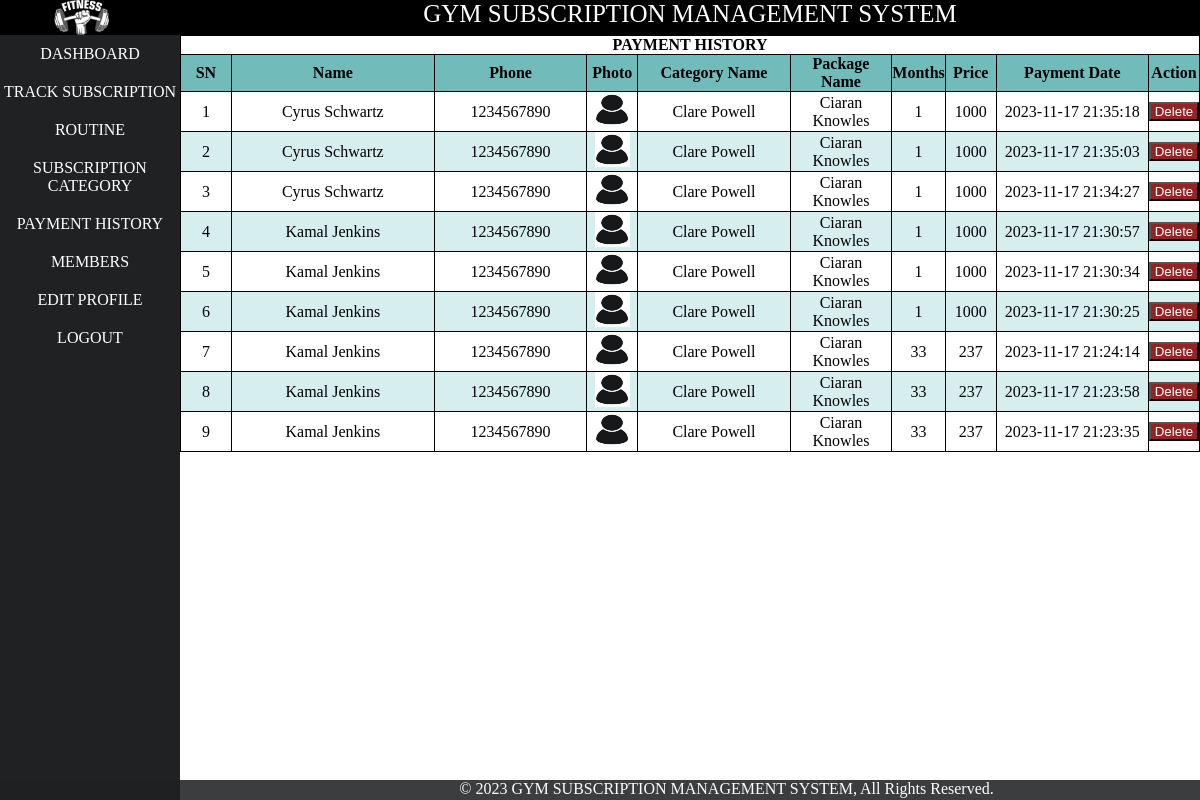
/admin/payment_history.php (signed in), run on an earlier commit of the app's database.
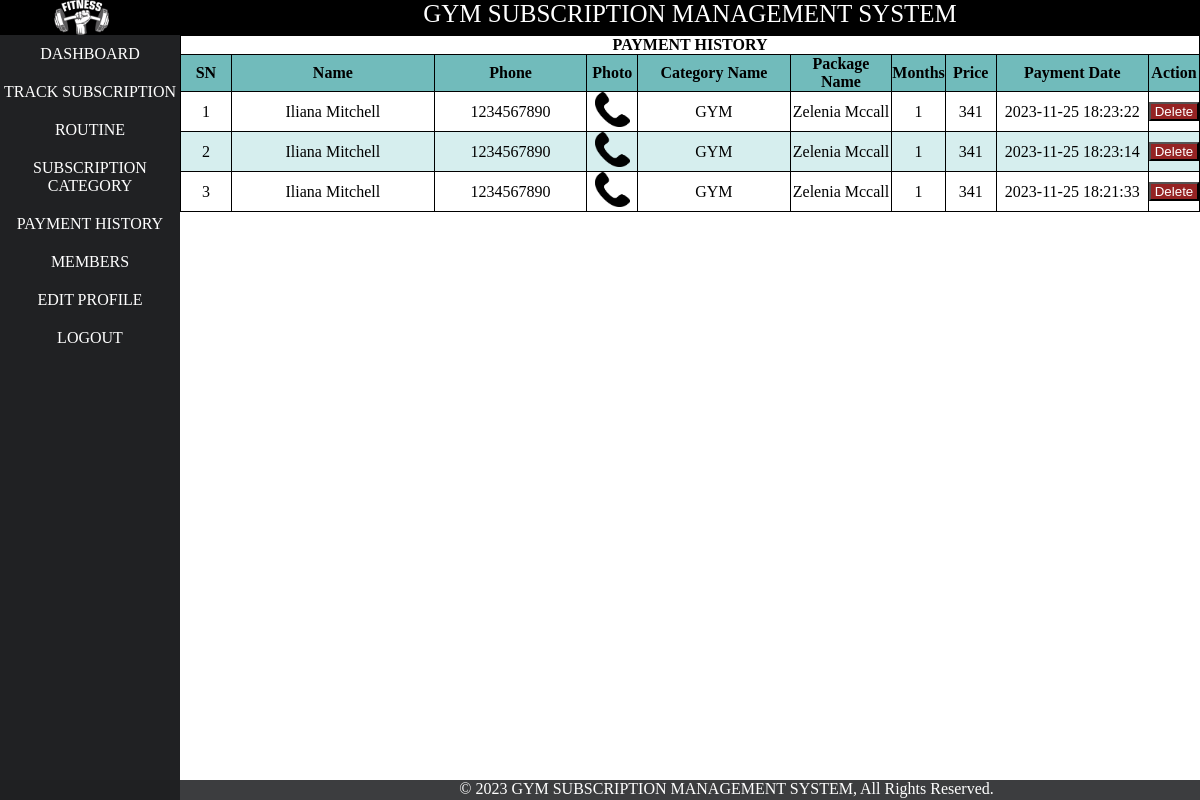
And on a later commit of the database.
### tables this page shows
CREATE TABLE `payment` (
  `pid` int(11) NOT NULL,
  `mid` int(11) NOT NULL,
  `cname` varchar(100) NOT NULL,
  `package_name` varchar(100) NOT NULL,
  `duration` int(11) NOT NULL,
  `price` int(11) NOT NULL,
  `date` datetime NOT NULL DEFAULT current_timestamp()
);

CREATE TABLE `member` (
  `mid` int(11) NOT NULL,
  `name` varchar(21) NOT NULL,
  `phone` bigint(10) NOT NULL,
  `email` varchar(31) NOT NULL,
  `password` varchar(255) NOT NULL,
  `status` varchar(500) NOT NULL DEFAULT 'offline',
  `date` datetime NOT NULL DEFAULT current_timestamp(),
  `image` varchar(1100) DEFAULT NULL,
  `m_otp` varchar(225) NOT NULL,
  `m_opt_expire_time` datetime NOT NULL
);

### admin/payment_history.php (the view, shortened to what this page needs)
<?php
include('layout/header.php');
include('layout/left.php');
?>
<div id="right">
    <link rel="stylesheet" href="../css/tableDecorate.css">
    <table class="payment_table center" border="1px">
        <tr>
            <th colspan="10">
                PAYMENT HISTORY
            </th>
        </tr>
        <tr>
            <th width="5%">SN</th>
            <th width="20%">Name</th>
            <th width="15%">Phone</th>
            <th width="5%">Photo</th>
            <th width="15%">Category Name</th>
            <th width="10%">Package Name</th>
            <th width="5%">Months</th>
            <th width="5%">Price</th>
            <th width="15%">Payment Date</th>
            <th width="5%">Action</th>
        </tr>
        <?php
        $conn = new mysqli("localhost", "root", "", "gsms");
        $sql = "SELECT member.mid, member.image, member.phone, member.name, payment.cname, payment.package_name, payment.pid, payment.duration, payment.price, payment.date
                FROM member
                INNER JOIN payment ON payment.mid = member.mid
                ORDER BY payment.date DESC;";
        $r = $conn->query($sql);
        $i = 0;
        if ($r->num_rows > 0) {
            while ($row = $r->fetch_assoc()) {
                $p_id = $row['pid'];
                $image = $row['image'];
                $phone = $row['phone'];
                $name = $row['name'];
                $cname = $row['cname'];
                $package_name = $row['package_name'];
                $duration = $row['duration'];
                $price = $row['price'];
                $date = $row['date'];
                $i++;
                echo "
                    <tr>
                        <td>$i</td>
                        <td>$name</td>
                        <td>$phone</td>
                        <td><img src='../img/$image' alt=' ' id='payment_img'></td>
                        <td>$cname</td>
                        <td>$package_name</td>
                        <td>$duration</td>
                        <td>$price</td>
                        <td>$date</td>
                        <td>
                            <form action='payment_history.php' method='post'>
                                <input type='hidden' name='p_id' value='$p_id'>
                                <input type='submit' name='pay_delete' id='pay_delete' value='Delete'>
                            </form>
                        </td>
                    </tr>
                ";
            }
        } else {
            echo "
                <tr>
                    <td colspan='10'>No Payment Found</td>
                </tr>
            ";
        }
        ?>
    </table>
</div>
<?php
include('layout/footer.php');
?>

### admin/layout/header.php (shortened to what this page needs)
<!DOCTYPE html>
<html lang="en">
<head>
        <link rel="stylesheet" href="../css/style.css">
        <link rel="stylesheet" href="../css/membershiplist.css">
        <link rel="stylesheet" href="../css/routine.css">
        <link rel="stylesheet" href="../css/sweetalert.css">
</head>
<body>
    <div id="header">
    <div id="logo">
           <a href="dashboard.php"> <img src="../../../gsmsv2/img/static/logo.png" alt="" id=""></a>
        </div>
        <div id="banner" class="center"> GYM SUBSCRIPTION MANAGEMENT SYSTEM</div>
    </div>
    <div id="main">

### admin/layout/left.php
<div id="left" class="center">
<ol>
<li><a href="dashboard.php">DASHBOARD</a></li>
<li><a href="membersubscription.php">TRACK SUBSCRIPTION</a></li>
<li><a href="routinelist.php">ROUTINE </a></li>
<li><a href="category.php">SUBSCRIPTION CATEGORY</a></li>
<li><a href="payment_history.php">PAYMENT HISTORY</a></li>
<li><a href="memberlist.php">MEMBERS</a></li>
<li><a href="adminprofile.php">EDIT PROFILE</a></li>
<li><a href="alogout.php">LOGOUT</a></li>
</ol>
</div>

### admin/layout/footer.php
</div>
    <div id="footer" class="center">
        <div>
            &copy; 2023 GYM SUBSCRIPTION MANAGEMENT SYSTEM, All Rights Reserved.
        </div>
    </div>
</body>
</html>

### css/style.css (style rules this page uses)
* { margin: 0px; padding: 0px; }
a { text-decoration: none; }
.center { text-align: center; }
#header { width: 100%; height: 35px; position: fixed; background-color: #000000; z-index: 99; }
#logo { width: 15%; height: 100%; float: left; }
#logo img { height: 35px; padding-left: 30%; }
#banner { color: white; width: 85%; height: 100%; float: left; font-size: 25px; }
#main { padding-top: 35px; margin: auto; width: 100%; height: 100%; background-color: rgb(115, 115, 115); }
#left { text-align: center; position: fixed; width: 15%; height: 100%; background-color: #202123; float: left; }
#left ol li a { padding-top: 10px; padding-bottom: 10px; color: rgb(255, 255, 255); display: block; text-decoration: none; }
#right { text-align: justify; color: rgb(255, 250, 250); width: 85%; background-color: #292b2e; float: right; }
#footer { color: white; position: fixed; bottom: 0; left: 0; float: right; width: 100%; height: 20px; background-color: #202123de; }
#footer div { margin-left: 253px; }
.payment_table { width: 100%; background-color: white; text-align: center; color: black; border: 1px black solid; border-collapse: collapse; }

### css/tableDecorate.css (style rules this page uses)
tr:nth-child(even) { background-color: #D6EEEE; }
tr:nth-child(1) { background-color: #ffffff; }
tr:nth-child(2) { background-color: #71bbbb; }

### admin/payment_history.php (style rules this page uses)
#payment_img { height: 35px; width: 35px; }
#pay_delete { width: 100%; background-color: #952323; color: white; }

What changed in the data, as far as the page shows it:
removed payment: mid.name "Cyrus Schwartz", mid.phone "1234567890", mid.image (placeholder picture), cname "Clare Powell", package_name "Ciaran Knowles", duration "1", price "1000", date "2023-11-17 21:35:18"
removed payment: mid.name "Cyrus Schwartz", mid.phone "1234567890", mid.image (placeholder picture), cname "Clare Powell", package_name "Ciaran Knowles", duration "1", price "1000", date "2023-11-17 21:35:03"
removed payment: mid.name "Cyrus Schwartz", mid.phone "1234567890", mid.image (placeholder picture), cname "Clare Powell", package_name "Ciaran Knowles", duration "1", price "1000", date "2023-11-17 21:34:27"
removed payment: mid.name "Kamal Jenkins", mid.phone "1234567890", mid.image (placeholder picture), cname "Clare Powell", package_name "Ciaran Knowles", duration "1", price "1000", date "2023-11-17 21:30:57"
removed payment: mid.name "Kamal Jenkins", mid.phone "1234567890", mid.image (placeholder picture), cname "Clare Powell", package_name "Ciaran Knowles", duration "1", price "1000", date "2023-11-17 21:30:34"
removed payment: mid.name "Kamal Jenkins", mid.phone "1234567890", mid.image (placeholder picture), cname "Clare Powell", package_name "Ciaran Knowles", duration "1", price "1000", date "2023-11-17 21:30:25"
removed payment: mid.name "Kamal Jenkins", mid.phone "1234567890", mid.image (placeholder picture), cname "Clare Powell", package_name "Ciaran Knowles", duration "33", price "237", date "2023-11-17 21:24:14"
removed payment: mid.name "Kamal Jenkins", mid.phone "1234567890", mid.image (placeholder picture), cname "Clare Powell", package_name "Ciaran Knowles", duration "33", price "237", date "2023-11-17 21:23:58"
removed payment: mid.name "Kamal Jenkins", mid.phone "1234567890", mid.image (placeholder picture), cname "Clare Powell", package_name "Ciaran Knowles", duration "33", price "237", date "2023-11-17 21:23:35"
added payment: mid.name "Iliana Mitchell", mid.phone "1234567890", mid.image (picture), cname "GYM", package_name "Zelenia Mccall", duration "1", price "341", date "2023-11-25 18:23:22"
added payment: mid.name "Iliana Mitchell", mid.phone "1234567890", mid.image (picture), cname "GYM", package_name "Zelenia Mccall", duration "1", price "341", date "2023-11-25 18:23:14"
added payment: mid.name "Iliana Mitchell", mid.phone "1234567890", mid.image (picture), cname "GYM", package_name "Zelenia Mccall", duration "1", price "341", date "2023-11-25 18:21:33"
